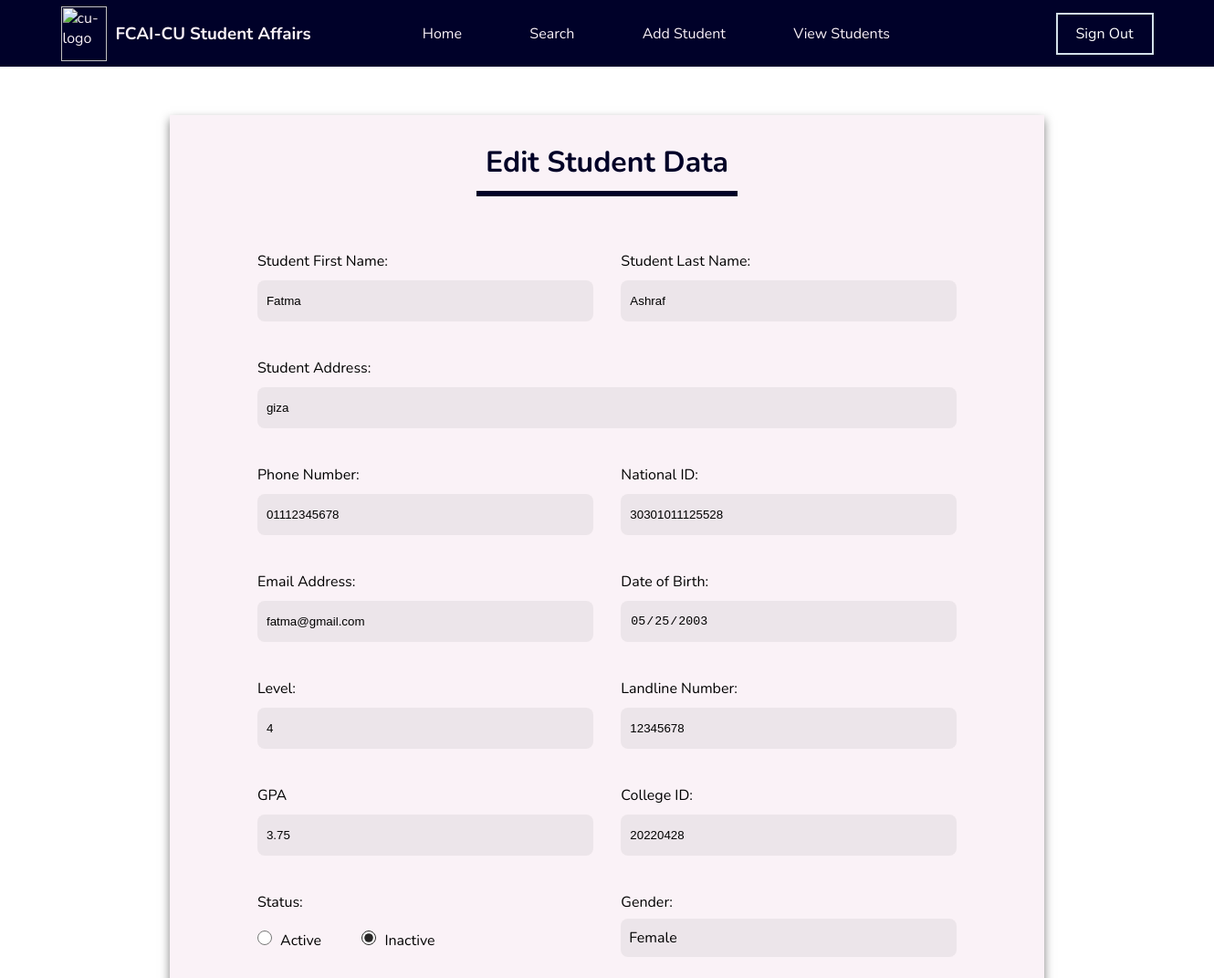
The app's page /edit_student/20220428 (upper part), older data.
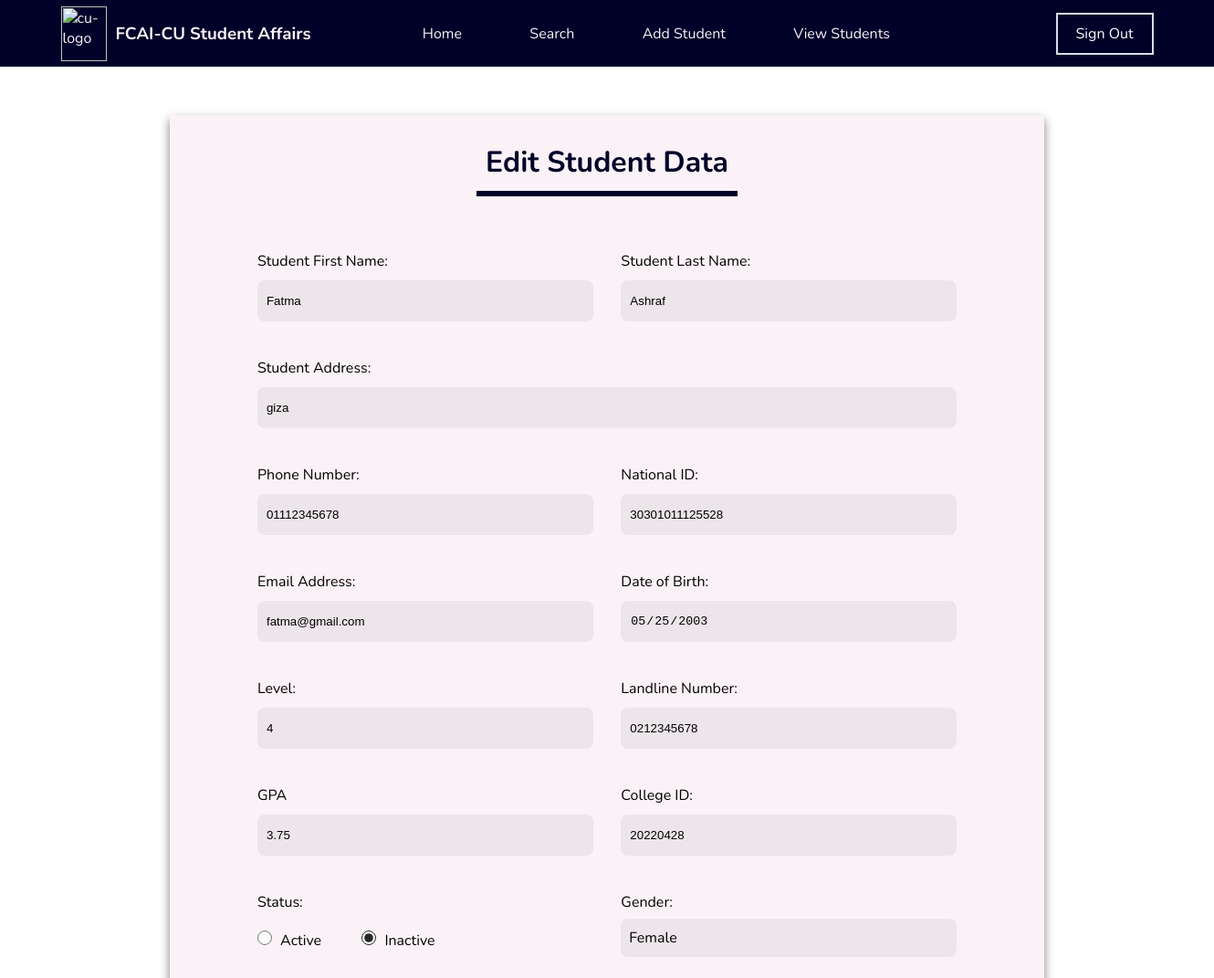
The same page, newer data.
### student_affairs_app/models.py (models this page shows, shortened)
class Student(models.Model):
    department = [
        ('General', 'general'),
        ('Computer science', 'computer Science'),
        ('Information system', 'information System'),
        ('Internet technology', 'internet Technology'),
        ('Artificial Intelligence', 'artificial intelligence'),
        ('Decision Support', 'decision support'),
    ]
    status = [
        ('Active', 'Active'),
        ('Inactive', 'Inactive'),
    ]
    gender = [
        ('Male', 'male'),
        ('Female', 'female'),
    ]
    student_first_name = models.CharField(max_length=50)
    student_id = models.IntegerField(
        validators=[MaxValueValidator(99999999)], unique=True)
    student_last_name = models.CharField(max_length=50)
    student_address = models.CharField(max_length=500)
    student_phone = models.CharField(max_length=11, unique=True)
    student_email = models.CharField(max_length=50, unique=True)
    student_level = models.IntegerField(validators=[MaxValueValidator(4)])
    student_gpa = models.DecimalField(max_digits=3, decimal_places=2)
    student_dep = models.CharField(max_length=50, choices=department)
    student_gender = models.CharField(max_length=6, choices=gender)
    student_status = models.CharField(max_length=8, choices=status)
    student_naitonal_id = models.CharField(max_length=14, unique=True)
    student_landline = models.CharField(max_length=10, null=True, blank=True)
    student_dob = models.DateField(verbose_name='Date of Birth')

### student_affairs_app/views.py (the view, shortened to what this page needs)
# urls.py: path('edit_student/<int:studentID>',
def edit_student(request, studentID):
    student = Student.objects.get(student_id=studentID)
    context = {'student': student}
    return render(request, 'pages/edit_student.html', context)

### templates/pages/edit_student.html (shortened to what this page needs)
{% extends 'base.html' %} {% load static %} {% block stylesheet %}
<link rel="stylesheet" href="{% static 'stylesheets/editS_style.css' %}" />
{% endblock %}  {% block content %}
<div class="container">
  <div class="editStudentForm">
    <header>
      <h1 class="header">Edit Student Data</h1>
    </header>
    <form action="" method="POST">
      <div class="name-div">
        <div class="fname">
          <label for="fname">Student First Name:</label>
          <input
            type="text"
            id="fname"
            value="{{ student.student_first_name }}"
            name="fname"
            readonly
          />
        </div>
        <div class="lname">
          <label for="lname">Student Last Name:</label>
          <input
            type="text"
            id="lname"
            value="{{ student.student_last_name }}"
            name="lname"
            readonly
          />
        </div>
      </div>
      <div class="field">
        <label for="address">Student Address: </label>
        <input
          type="text"
          name="address"
          value="{{ student.student_address }}"
          id="address"
        />
      </div>
      <div class="form-sides">
        <div class="leftColumn">
          <div class="field">
            <label for="phone">Phone Number: </label>
            <input
              type="text"
              name="phone"
              value="{{ student.student_phone }}"
              id="phone"
            />
          </div>
          <div class="field">
            <label for="email">Email Address: </label>
            <input
              type="email"
              name="email"
              value="{{ student.student_email }}"
              id="email"
            />
          </div>
          <div class="field">
            <label for="level">Level: </label>
            <input
              type="number"
              name="level"
              value="{{ student.student_level }}"
              id="level"
            />
          </div>
          <div class="field">
            <label for="gpa">GPA </label>
            <input
              type="number"
              name="gpa"
              value="{{ student.student_gpa }}"
              step="0.01"
              id="gpa"
            />
          </div>
          {% if student.student_status == 'Active' %}
          <div class="field">
            <label> Status:</label>
            <div class="active-status">
              <input
                type="radio"
                name="status"
                id="active"
                value="Active"
                checked
              />
              <label class="active" for="active">Active</label>
            </div>
            <div class="inactive-status">
              <input
                type="radio"
                name="status"
                id="inactive"
                value="Inactive"
              />
              <label class="inactive" for="inactive">Inactive</label>
            </div>
            <span id="status-error" aria-live="polite"></span>
          </div>
          {% else %}
          <div class="field">
            <label> Status:</label>
            <div class="active-status">
              <input type="radio" name="status" id="active" value="Active" />
              <label class="active" for="active">Active</label>
            </div>
            <div class="inactive-status">
              <input
                type="radio"
                name="status"
                id="inactive"
                value="Inactive"
                checked
              />
              <label class="inactive" for="inactive">Inactive</label>
            </div>
          </div>
          {% endif %}
        </div>
        <div class="rightColumn">
          <div class="field">
            <label for="nationalID">National ID: </label>
            <input
              type="text"
              name="natid"
              value="{{ student.student_naitonal_id }}"
              id="nationalID"
              readonly
            />
          </div>
          <div class="field">
            <label for="dob">Date of Birth: </label>
            <input
              type="date"
              name="dob"
              value="{{ student.student_dob|date:'Y-m-d' }}"
              id="dob"
              readonly
            />
          </div>
          <div class="field">
            <label for="landline">Landline Number: </label>
            <input
              type="text"
              name="landline"
              value="{{ student.student_landline }}"
              id="landline"
            />
          </div>
          <div class="field">
            <label for="id">College ID: </label>
            <input
              type="text"
              name="id"
              value="{{ student.student_id }}"
              id="id"
              readonly
            />
          </div>
          <label>Gender: </label>
          <div class="field">
            <div id="gender">{{ student.student_gender }}</div>
          </div>
        </div>
      </div>
    </form>
  </div>
</div>
 {% endblock %}

### templates/base.html (shortened to what this page needs)
{% load static %}
<html>
    <head>
        <link rel="stylesheet" href="{% static 'fontawesome-free-6.3.0-web/css/all.css' %}">
        <link rel="stylesheet" href="{% static 'stylesheets/head_foot_style.css' %}">
        {% block stylesheet %} {% endblock %}
    </head>
    <body>
        {% include 'parts/nav.html' %}
        {% block content %} {% endblock %}
    </body>
</html>

### templates/parts/nav.html (shortened to what this page needs)
{% load static %}
<nav>
    <div class="nav-container">
      <div class="cu-logo">
        <img class="logo" src="{% static 'images/Cairo_University_logo.png' %}" width="50px" height="60px" alt="cu-logo" />
        <h3>FCAI-CU Student Affairs</h3>
      </div>
      <div class="nav-media">
        <div class="nav-content">
          <ul type="none">
            <li><a href="{% url 'index' %}">Home</a></li>
            <li><a href="{% url 'search'  %}">Search</a></li>
           <li><a href="{% url 'add_student' %}" class="add">Add Student</a></li>
            <li><a href="{% url 'view' %}">View Students</a></li>
          </ul>
        </div>
        <div>
          <a href="{% url 'login' %}" class="sign" style="padding: 10px 20px">Sign Out</a>
        </div>
      </div>
    </div>
  </nav>

### templates/parts/footer.html (shortened to what this page needs)
{% load static %}

### student_affairs/static/stylesheets/head_foot_style.css (style rules this page uses)
:root { --nav_main_color: #000129; --nav_second_color: #D3E0EA; }
* { box-sizing: border-box; padding: 0; margin: 0; }
body { min-height: 100vh; display: flex; flex-direction: column; overflow-x: hidden; background-image: url(../images/Cairo-University.png); backdrop-filter: blur(5px); background-position: center; background-repeat: no-repeat; background-size: cover; font-family: 'Nunito', sans-serif; }
.container { width: 80%; margin: 0 auto; min-height: 100vh; }
.nav-media { display: flex; justify-content: space-between; width: 70%; }
.nav-container { width: 90%; display: flex; align-items: center; padding: 0.5% 0; margin: auto; justify-content: space-between; }
nav { background-color: var(--nav_main_color); color: #faf2f7; }
.cu-logo { display: flex; align-items: center; }
.cu-logo h3 { margin-left: 10px; }
.nav-content { width: 70%; }
.nav-content ul { display: flex; width: 100%; justify-content: space-around; }
.nav-content ul li a { padding-bottom: 8px; color: #faf2f7; text-decoration: none; transition: all 0.3s ease; z-index: 1; position: relative; }
.nav-content ul li a:before { border-bottom: 4px solid var(--nav_second_color); top: 0; left: 0; right: 100%; bottom: 0; content: ""; position: absolute; }
.sign { color: white; text-decoration: none; padding: 10px 20px; border: 2px solid var(--nav_second_color); transition: all 0.3s ease; z-index: 1; position: relative; }
.sign:before { background-color: var(--nav_second_color); top: 0; left: 50%; right: 50%; bottom: 0; content: ""; position: absolute; }

### student_affairs/static/stylesheets/editS_style.css (style rules this page uses)
.header { text-align: center; margin: 20px; padding: 10px; color: #000127; border-bottom: 6px solid #000127; transition: all 0.3s ease-out; }
.editStudentForm { width: auto; margin: 5%; display: flex; align-items: center; flex-direction: column; background-color: #faf2f7f2; box-shadow: 0px 5px 10px 0px rgba(0, 0, 0, 0.5); margin-bottom: 200px; }
form { display: flex; flex-direction: column; margin: 40px 0; width: 80%; }
input { background-color: rgba(57, 57, 57, 0.07); padding: 10px; border-radius: 8px; border: none; width: 100%; margin: 10px 22px 14px 0; height: 45px; cursor: pointer; }
input[type="radio"] { margin: 20px 5px; margin-left: 0; accent-color: #272626; height: 1rem; width: 1rem; display: inline; }
.name-div { display: flex; width: 100%; justify-content: space-between; }
.form-sides { display: flex; justify-content: space-between; }
.editStudentForm form .name-div { display: flex; width: 100%; justify-content: space-between; }
form .name-div .fname, form .name-div .lname { width: 48%; }
.field, .fname, .lname { height: 117px; }
.leftColumn { width: 48%; }
.rightColumn { width: 48%; }
label { display: block; }
a:link { text-decoration: none; padding: 6px; }
.active-status, .inactive-status { display: inline; align-items: center; height: inherit; }
.active, .inactive { display: inline; }
.active { margin-right: 40px; }
#gender { background-color: rgba(57, 57, 57, 0.07); padding: 10px 0; padding-left: 9px; border-radius: 8px; width: 100%; margin-top: 7px; }

Row changes from the older to the newer data that the page shows:
changed Student "Female": landline "12345678" → "0212345678"
